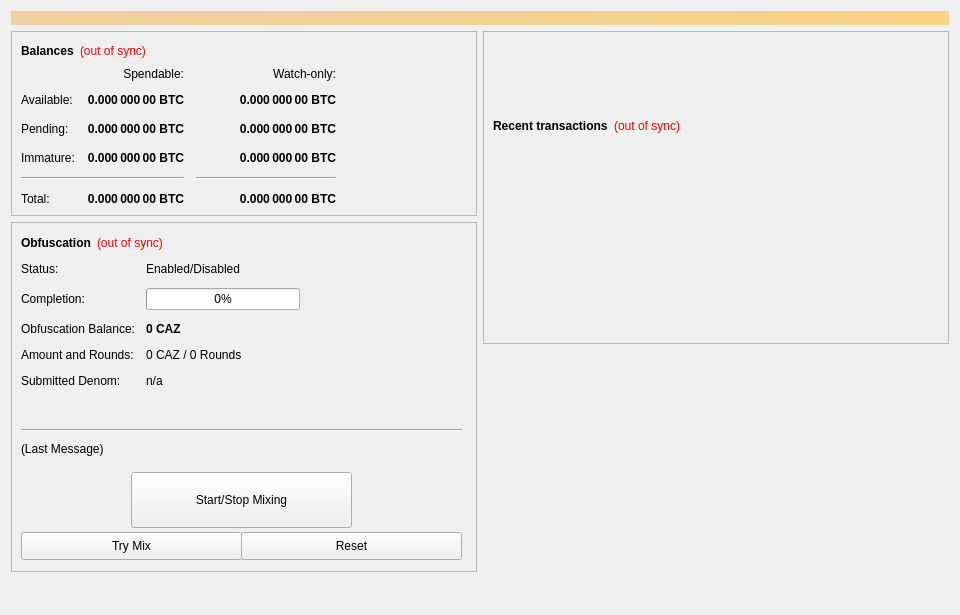
<?xml version="1.0" encoding="UTF-8"?>
<ui version="4.0">
 <class>OverviewPage</class>
 <widget class="QWidget" name="OverviewPage">
  <property name="geometry">
   <rect>
    <x>0</x>
    <y>0</y>
    <width>960</width>
    <height>615</height>
   </rect>
  </property>
  <property name="minimumSize">
   <size>
    <width>960</width>
    <height>0</height>
   </size>
  </property>
  <property name="windowTitle">
   <string>Form</string>
  </property>
  <layout class="QVBoxLayout" name="topLayout">
   <item>
    <widget class="QLabel" name="labelAlerts">
     <property name="visible">
      <bool>false</bool>
     </property>
     <property name="styleSheet">
      <string notr="true">background-color: qlineargradient(x1: 0, y1: 0, x2: 1, y2: 0, stop:0 #F0D0A0, stop:1 #F8D488); color:#000000;</string>
     </property>
     <property name="wordWrap">
      <bool>true</bool>
     </property>
     <property name="margin">
      <number>3</number>
     </property>
    </widget>
   </item>
   <item>
    <layout class="QHBoxLayout" name="horizontalLayout" stretch="1,1">
     <item>
      <layout class="QVBoxLayout" name="verticalLayout_2">
       <item>
        <widget class="QFrame" name="frame">
         <property name="frameShape">
          <enum>QFrame::StyledPanel</enum>
         </property>
         <property name="frameShadow">
          <enum>QFrame::Raised</enum>
         </property>
         <layout class="QVBoxLayout" name="verticalLayout_4">
          <item>
           <layout class="QHBoxLayout" name="horizontalLayout_4">
            <item>
             <widget class="QLabel" name="label_5">
              <property name="font">
               <font>
                <weight>75</weight>
                <bold>true</bold>
               </font>
              </property>
              <property name="text">
               <string>Balances</string>
              </property>
             </widget>
            </item>
            <item>
             <widget class="QLabel" name="labelWalletStatus">
              <property name="cursor">
               <cursorShape>WhatsThisCursor</cursorShape>
              </property>
              <property name="toolTip">
               <string>The displayed information may be out of date. Your wallet automatically synchronizes with the CazCoin network after a connection is established, but this process has not completed yet.</string>
              </property>
              <property name="styleSheet">
               <string notr="true">QLabel { color: red; }</string>
              </property>
              <property name="text">
               <string notr="true">(out of sync)</string>
              </property>
              <property name="alignment">
               <set>Qt::AlignLeading|Qt::AlignLeft|Qt::AlignVCenter</set>
              </property>
             </widget>
            </item>
            <item>
             <spacer name="horizontalSpacer_3">
              <property name="orientation">
               <enum>Qt::Horizontal</enum>
              </property>
              <property name="sizeHint" stdset="0">
               <size>
                <width>40</width>
                <height>20</height>
               </size>
              </property>
             </spacer>
            </item>
           </layout>
          </item>
          <item>
           <layout class="QGridLayout" name="gridLayout">
            <property name="spacing">
             <number>12</number>
            </property>
            <item row="2" column="2">
             <widget class="QLabel" name="labelWatchPending">
              <property name="font">
               <font>
                <weight>75</weight>
                <bold>true</bold>
               </font>
              </property>
              <property name="cursor">
               <cursorShape>IBeamCursor</cursorShape>
              </property>
              <property name="toolTip">
               <string>Unconfirmed transactions to watch-only addresses</string>
              </property>
              <property name="text">
               <string notr="true">0.000 000 00 BTC</string>
              </property>
              <property name="alignment">
               <set>Qt::AlignRight|Qt::AlignTrailing|Qt::AlignVCenter</set>
              </property>
              <property name="textInteractionFlags">
               <set>Qt::LinksAccessibleByMouse|Qt::TextSelectableByKeyboard|Qt::TextSelectableByMouse</set>
              </property>
             </widget>
            </item>
            <item row="2" column="1">
             <widget class="QLabel" name="labelUnconfirmed">
              <property name="font">
               <font>
                <weight>75</weight>
                <bold>true</bold>
               </font>
              </property>
              <property name="cursor">
               <cursorShape>IBeamCursor</cursorShape>
              </property>
              <property name="toolTip">
               <string>Total of transactions that have yet to be confirmed, and do not yet count toward the spendable balance</string>
              </property>
              <property name="text">
               <string notr="true">0.000 000 00 BTC</string>
              </property>
              <property name="alignment">
               <set>Qt::AlignRight|Qt::AlignTrailing|Qt::AlignVCenter</set>
              </property>
              <property name="textInteractionFlags">
               <set>Qt::LinksAccessibleByMouse|Qt::TextSelectableByKeyboard|Qt::TextSelectableByMouse</set>
              </property>
             </widget>
            </item>
            <item row="3" column="2">
             <widget class="QLabel" name="labelWatchImmature">
              <property name="font">
               <font>
                <weight>75</weight>
                <bold>true</bold>
               </font>
              </property>
              <property name="cursor">
               <cursorShape>IBeamCursor</cursorShape>
              </property>
              <property name="toolTip">
               <string>Staked or masternode rewards in watch-only addresses that has not yet matured</string>
              </property>
              <property name="text">
               <string notr="true">0.000 000 00 BTC</string>
              </property>
              <property name="alignment">
               <set>Qt::AlignRight|Qt::AlignTrailing|Qt::AlignVCenter</set>
              </property>
              <property name="textInteractionFlags">
               <set>Qt::LinksAccessibleByMouse|Qt::TextSelectableByKeyboard|Qt::TextSelectableByMouse</set>
              </property>
             </widget>
            </item>
            <item row="4" column="0" colspan="2">
             <widget class="Line" name="lineSpendableBalance">
              <property name="orientation">
               <enum>Qt::Horizontal</enum>
              </property>
             </widget>
            </item>
            <item row="4" column="2">
             <widget class="Line" name="lineWatchBalance">
              <property name="sizePolicy">
               <sizepolicy hsizetype="Preferred" vsizetype="Fixed">
                <horstretch>0</horstretch>
                <verstretch>0</verstretch>
               </sizepolicy>
              </property>
              <property name="minimumSize">
               <size>
                <width>140</width>
                <height>0</height>
               </size>
              </property>
              <property name="orientation">
               <enum>Qt::Horizontal</enum>
              </property>
             </widget>
            </item>
            <item row="5" column="0">
             <widget class="QLabel" name="labelTotalText">
              <property name="text">
               <string>Total:</string>
              </property>
             </widget>
            </item>
            <item row="3" column="1">
             <widget class="QLabel" name="labelImmature">
              <property name="font">
               <font>
                <weight>75</weight>
                <bold>true</bold>
               </font>
              </property>
              <property name="cursor">
               <cursorShape>IBeamCursor</cursorShape>
              </property>
              <property name="toolTip">
               <string>Staked or masternode rewards that has not yet matured</string>
              </property>
              <property name="text">
               <string notr="true">0.000 000 00 BTC</string>
              </property>
              <property name="alignment">
               <set>Qt::AlignRight|Qt::AlignTrailing|Qt::AlignVCenter</set>
              </property>
              <property name="textInteractionFlags">
               <set>Qt::LinksAccessibleByMouse|Qt::TextSelectableByKeyboard|Qt::TextSelectableByMouse</set>
              </property>
             </widget>
            </item>
            <item row="2" column="3">
             <spacer name="horizontalSpacer_2">
              <property name="orientation">
               <enum>Qt::Horizontal</enum>
              </property>
              <property name="sizeHint" stdset="0">
               <size>
                <width>40</width>
                <height>20</height>
               </size>
              </property>
             </spacer>
            </item>
            <item row="3" column="0">
             <widget class="QLabel" name="labelImmatureText">
              <property name="text">
               <string>Immature:</string>
              </property>
             </widget>
            </item>
            <item row="5" column="1">
             <widget class="QLabel" name="labelTotal">
              <property name="font">
               <font>
                <weight>75</weight>
                <bold>true</bold>
               </font>
              </property>
              <property name="cursor">
               <cursorShape>IBeamCursor</cursorShape>
              </property>
              <property name="toolTip">
               <string>Your current total balance</string>
              </property>
              <property name="text">
               <string notr="true">0.000 000 00 BTC</string>
              </property>
              <property name="alignment">
               <set>Qt::AlignRight|Qt::AlignTrailing|Qt::AlignVCenter</set>
              </property>
              <property name="textInteractionFlags">
               <set>Qt::LinksAccessibleByMouse|Qt::TextSelectableByKeyboard|Qt::TextSelectableByMouse</set>
              </property>
             </widget>
            </item>
            <item row="5" column="2">
             <widget class="QLabel" name="labelWatchTotal">
              <property name="font">
               <font>
                <weight>75</weight>
                <bold>true</bold>
               </font>
              </property>
              <property name="cursor">
               <cursorShape>IBeamCursor</cursorShape>
              </property>
              <property name="toolTip">
               <string>Current total balance in watch-only addresses</string>
              </property>
              <property name="text">
               <string notr="true">0.000 000 00 BTC</string>
              </property>
              <property name="alignment">
               <set>Qt::AlignRight|Qt::AlignTrailing|Qt::AlignVCenter</set>
              </property>
              <property name="textInteractionFlags">
               <set>Qt::LinksAccessibleByMouse|Qt::TextSelectableByKeyboard|Qt::TextSelectableByMouse</set>
              </property>
             </widget>
            </item>
            <item row="0" column="2">
             <widget class="QLabel" name="labelWatchonly">
              <property name="text">
               <string>Watch-only:</string>
              </property>
              <property name="alignment">
               <set>Qt::AlignRight|Qt::AlignTrailing|Qt::AlignVCenter</set>
              </property>
             </widget>
            </item>
            <item row="1" column="0">
             <widget class="QLabel" name="labelBalanceText">
              <property name="text">
               <string>Available:</string>
              </property>
             </widget>
            </item>
            <item row="1" column="1">
             <widget class="QLabel" name="labelBalance">
              <property name="font">
               <font>
                <weight>75</weight>
                <bold>true</bold>
               </font>
              </property>
              <property name="cursor">
               <cursorShape>IBeamCursor</cursorShape>
              </property>
              <property name="toolTip">
               <string>Your current spendable balance</string>
              </property>
              <property name="text">
               <string notr="true">0.000 000 00 BTC</string>
              </property>
              <property name="alignment">
               <set>Qt::AlignRight|Qt::AlignTrailing|Qt::AlignVCenter</set>
              </property>
              <property name="textInteractionFlags">
               <set>Qt::LinksAccessibleByMouse|Qt::TextSelectableByKeyboard|Qt::TextSelectableByMouse</set>
              </property>
             </widget>
            </item>
            <item row="1" column="2">
             <widget class="QLabel" name="labelWatchAvailable">
              <property name="font">
               <font>
                <weight>75</weight>
                <bold>true</bold>
               </font>
              </property>
              <property name="cursor">
               <cursorShape>IBeamCursor</cursorShape>
              </property>
              <property name="toolTip">
               <string>Your current balance in watch-only addresses</string>
              </property>
              <property name="text">
               <string notr="true">0.000 000 00 BTC</string>
              </property>
              <property name="alignment">
               <set>Qt::AlignRight|Qt::AlignTrailing|Qt::AlignVCenter</set>
              </property>
              <property name="textInteractionFlags">
               <set>Qt::LinksAccessibleByMouse|Qt::TextSelectableByKeyboard|Qt::TextSelectableByMouse</set>
              </property>
             </widget>
            </item>
            <item row="2" column="0">
             <widget class="QLabel" name="labelPendingText">
              <property name="text">
               <string>Pending:</string>
              </property>
             </widget>
            </item>
            <item row="0" column="1">
             <widget class="QLabel" name="labelSpendable">
              <property name="text">
               <string>Spendable:</string>
              </property>
              <property name="alignment">
               <set>Qt::AlignRight|Qt::AlignTrailing|Qt::AlignVCenter</set>
              </property>
             </widget>
            </item>
           </layout>
          </item>
         </layout>
        </widget>
       </item>
       <item>
        <widget class="QFrame" name="frameObfuscation">
         <property name="minimumSize">
          <size>
           <width>0</width>
           <height>350</height>
          </size>
         </property>
         <property name="layoutDirection">
          <enum>Qt::LeftToRight</enum>
         </property>
         <property name="frameShape">
          <enum>QFrame::StyledPanel</enum>
         </property>
         <property name="frameShadow">
          <enum>QFrame::Raised</enum>
         </property>
         <widget class="QWidget" name="formLayoutWidget">
          <property name="geometry">
           <rect>
            <x>10</x>
            <y>40</y>
            <width>451</width>
            <height>161</height>
           </rect>
          </property>
          <layout class="QFormLayout" name="formLayout">
           <property name="fieldGrowthPolicy">
            <enum>QFormLayout::AllNonFixedFieldsGrow</enum>
           </property>
           <property name="horizontalSpacing">
            <number>11</number>
           </property>
           <property name="verticalSpacing">
            <number>12</number>
           </property>
           <item row="0" column="0">
            <widget class="QLabel" name="label_6">
             <property name="text">
              <string>Status:</string>
             </property>
            </widget>
           </item>
           <item row="1" column="0">
            <widget class="QLabel" name="label_7">
             <property name="text">
              <string>Completion:</string>
             </property>
            </widget>
           </item>
           <item row="1" column="1">
            <widget class="QProgressBar" name="obfuscationProgress">
             <property name="maximumSize">
              <size>
               <width>154</width>
               <height>16777215</height>
              </size>
             </property>
             <property name="value">
              <number>0</number>
             </property>
            </widget>
           </item>
           <item row="2" column="0">
            <widget class="QLabel" name="labelAnonymizedText">
             <property name="text">
              <string>Obfuscation Balance:</string>
             </property>
            </widget>
           </item>
           <item row="2" column="1">
            <widget class="QLabel" name="labelAnonymized">
             <property name="font">
              <font>
               <weight>75</weight>
               <bold>true</bold>
              </font>
             </property>
             <property name="text">
              <string notr="true">0 CAZ</string>
             </property>
            </widget>
           </item>
           <item row="3" column="0">
            <widget class="QLabel" name="label_8">
             <property name="text">
              <string>Amount and Rounds:</string>
             </property>
            </widget>
           </item>
           <item row="3" column="1">
            <widget class="QLabel" name="labelAmountRounds">
             <property name="text">
              <string>0 CAZ / 0 Rounds</string>
             </property>
            </widget>
           </item>
           <item row="4" column="0">
            <widget class="QLabel" name="label_9">
             <property name="text">
              <string>Submitted Denom:</string>
             </property>
            </widget>
           </item>
           <item row="4" column="1">
            <widget class="QLabel" name="labelSubmittedDenom">
             <property name="toolTip">
              <string>The denominations you submitted to the Masternode.&lt;br&gt;To mix, other users must submit the exact same denominations.</string>
             </property>
             <property name="text">
              <string>n/a</string>
             </property>
            </widget>
           </item>
           <item row="0" column="1">
            <widget class="QLabel" name="obfuscationEnabled">
             <property name="text">
              <string>Enabled/Disabled</string>
             </property>
            </widget>
           </item>
          </layout>
         </widget>
         <widget class="QPushButton" name="runAutoDenom">
          <property name="geometry">
           <rect>
            <x>251</x>
            <y>17</y>
            <width>1</width>
            <height>1</height>
           </rect>
          </property>
          <property name="palette">
           <palette>
            <active>
             <colorrole role="WindowText">
              <brush brushstyle="SolidPattern">
               <color alpha="255">
                <red>0</red>
                <green>0</green>
                <blue>0</blue>
               </color>
              </brush>
             </colorrole>
             <colorrole role="Button">
              <brush brushstyle="SolidPattern">
               <color alpha="255">
                <red>239</red>
                <green>238</green>
                <blue>238</blue>
               </color>
              </brush>
             </colorrole>
             <colorrole role="Light">
              <brush brushstyle="SolidPattern">
               <color alpha="255">
                <red>255</red>
                <green>255</green>
                <blue>255</blue>
               </color>
              </brush>
             </colorrole>
             <colorrole role="Midlight">
              <brush brushstyle="SolidPattern">
               <color alpha="255">
                <red>247</red>
                <green>246</green>
                <blue>246</blue>
               </color>
              </brush>
             </colorrole>
             <colorrole role="Dark">
              <brush brushstyle="SolidPattern">
               <color alpha="255">
                <red>119</red>
                <green>119</green>
                <blue>119</blue>
               </color>
              </brush>
             </colorrole>
             <colorrole role="Mid">
              <brush brushstyle="SolidPattern">
               <color alpha="255">
                <red>159</red>
                <green>159</green>
                <blue>159</blue>
               </color>
              </brush>
             </colorrole>
             <colorrole role="Text">
              <brush brushstyle="SolidPattern">
               <color alpha="255">
                <red>0</red>
                <green>0</green>
                <blue>0</blue>
               </color>
              </brush>
             </colorrole>
             <colorrole role="BrightText">
              <brush brushstyle="SolidPattern">
               <color alpha="255">
                <red>255</red>
                <green>255</green>
                <blue>255</blue>
               </color>
              </brush>
             </colorrole>
             <colorrole role="ButtonText">
              <brush brushstyle="SolidPattern">
               <color alpha="255">
                <red>0</red>
                <green>0</green>
                <blue>0</blue>
               </color>
              </brush>
             </colorrole>
             <colorrole role="Base">
              <brush brushstyle="SolidPattern">
               <color alpha="255">
                <red>255</red>
                <green>255</green>
                <blue>255</blue>
               </color>
              </brush>
             </colorrole>
             <colorrole role="Window">
              <brush brushstyle="SolidPattern">
               <color alpha="255">
                <red>239</red>
                <green>238</green>
                <blue>238</blue>
               </color>
              </brush>
             </colorrole>
             <colorrole role="Shadow">
              <brush brushstyle="SolidPattern">
               <color alpha="255">
                <red>0</red>
                <green>0</green>
                <blue>0</blue>
               </color>
              </brush>
             </colorrole>
             <colorrole role="AlternateBase">
              <brush brushstyle="SolidPattern">
               <color alpha="255">
                <red>247</red>
                <green>246</green>
                <blue>246</blue>
               </color>
              </brush>
             </colorrole>
             <colorrole role="ToolTipBase">
              <brush brushstyle="SolidPattern">
               <color alpha="255">
                <red>255</red>
                <green>255</green>
                <blue>220</blue>
               </color>
              </brush>
             </colorrole>
             <colorrole role="ToolTipText">
              <brush brushstyle="SolidPattern">
               <color alpha="255">
                <red>0</red>
                <green>0</green>
                <blue>0</blue>
               </color>
              </brush>
             </colorrole>
            </active>
            <inactive>
             <colorrole role="WindowText">
              <brush brushstyle="SolidPattern">
               <color alpha="255">
                <red>0</red>
                <green>0</green>
                <blue>0</blue>
               </color>
              </brush>
             </colorrole>
             <colorrole role="Button">
              <brush brushstyle="SolidPattern">
               <color alpha="255">
                <red>239</red>
                <green>238</green>
                <blue>238</blue>
               </color>
              </brush>
             </colorrole>
             <colorrole role="Light">
              <brush brushstyle="SolidPattern">
               <color alpha="255">
                <red>255</red>
                <green>255</green>
                <blue>255</blue>
               </color>
              </brush>
             </colorrole>
             <colorrole role="Midlight">
              <brush brushstyle="SolidPattern">
               <color alpha="255">
                <red>247</red>
                <green>246</green>
                <blue>246</blue>
               </color>
              </brush>
             </colorrole>
             <colorrole role="Dark">
              <brush brushstyle="SolidPattern">
               <color alpha="255">
                <red>119</red>
                <green>119</green>
                <blue>119</blue>
               </color>
              </brush>
             </colorrole>
             <colorrole role="Mid">
              <brush brushstyle="SolidPattern">
               <color alpha="255">
                <red>159</red>
                <green>159</green>
                <blue>159</blue>
               </color>
              </brush>
             </colorrole>
             <colorrole role="Text">
              <brush brushstyle="SolidPattern">
               <color alpha="255">
                <red>0</red>
                <green>0</green>
                <blue>0</blue>
               </color>
              </brush>
             </colorrole>
             <colorrole role="BrightText">
              <brush brushstyle="SolidPattern">
               <color alpha="255">
                <red>255</red>
                <green>255</green>
                <blue>255</blue>
               </color>
              </brush>
             </colorrole>
             <colorrole role="ButtonText">
              <brush brushstyle="SolidPattern">
               <color alpha="255">
                <red>0</red>
                <green>0</green>
                <blue>0</blue>
               </color>
              </brush>
             </colorrole>
             <colorrole role="Base">
              <brush brushstyle="SolidPattern">
               <color alpha="255">
                <red>255</red>
                <green>255</green>
                <blue>255</blue>
               </color>
              </brush>
             </colorrole>
             <colorrole role="Window">
              <brush brushstyle="SolidPattern">
               <color alpha="255">
                <red>239</red>
                <green>238</green>
                <blue>238</blue>
               </color>
              </brush>
             </colorrole>
             <colorrole role="Shadow">
              <brush brushstyle="SolidPattern">
               <color alpha="255">
                <red>0</red>
                <green>0</green>
                <blue>0</blue>
               </color>
              </brush>
             </colorrole>
             <colorrole role="AlternateBase">
              <brush brushstyle="SolidPattern">
               <color alpha="255">
                <red>247</red>
                <green>246</green>
                <blue>246</blue>
               </color>
              </brush>
             </colorrole>
             <colorrole role="ToolTipBase">
              <brush brushstyle="SolidPattern">
               <color alpha="255">
                <red>255</red>
                <green>255</green>
                <blue>220</blue>
               </color>
              </brush>
             </colorrole>
             <colorrole role="ToolTipText">
              <brush brushstyle="SolidPattern">
               <color alpha="255">
                <red>0</red>
                <green>0</green>
                <blue>0</blue>
               </color>
              </brush>
             </colorrole>
            </inactive>
            <disabled>
             <colorrole role="WindowText">
              <brush brushstyle="SolidPattern">
               <color alpha="255">
                <red>119</red>
                <green>119</green>
                <blue>119</blue>
               </color>
              </brush>
             </colorrole>
             <colorrole role="Button">
              <brush brushstyle="SolidPattern">
               <color alpha="255">
                <red>239</red>
                <green>238</green>
                <blue>238</blue>
               </color>
              </brush>
             </colorrole>
             <colorrole role="Light">
              <brush brushstyle="SolidPattern">
               <color alpha="255">
                <red>255</red>
                <green>255</green>
                <blue>255</blue>
               </color>
              </brush>
             </colorrole>
             <colorrole role="Midlight">
              <brush brushstyle="SolidPattern">
               <color alpha="255">
                <red>247</red>
                <green>246</green>
                <blue>246</blue>
               </color>
              </brush>
             </colorrole>
             <colorrole role="Dark">
              <brush brushstyle="SolidPattern">
               <color alpha="255">
                <red>119</red>
                <green>119</green>
                <blue>119</blue>
               </color>
              </brush>
             </colorrole>
             <colorrole role="Mid">
              <brush brushstyle="SolidPattern">
               <color alpha="255">
                <red>159</red>
                <green>159</green>
                <blue>159</blue>
               </color>
              </brush>
             </colorrole>
             <colorrole role="Text">
              <brush brushstyle="SolidPattern">
               <color alpha="255">
                <red>119</red>
                <green>119</green>
                <blue>119</blue>
               </color>
              </brush>
             </colorrole>
             <colorrole role="BrightText">
              <brush brushstyle="SolidPattern">
               <color alpha="255">
                <red>255</red>
                <green>255</green>
                <blue>255</blue>
               </color>
              </brush>
             </colorrole>
             <colorrole role="ButtonText">
              <brush brushstyle="SolidPattern">
               <color alpha="255">
                <red>119</red>
                <green>119</green>
                <blue>119</blue>
               </color>
              </brush>
             </colorrole>
             <colorrole role="Base">
              <brush brushstyle="SolidPattern">
               <color alpha="255">
                <red>239</red>
                <green>238</green>
                <blue>238</blue>
               </color>
              </brush>
             </colorrole>
             <colorrole role="Window">
              <brush brushstyle="SolidPattern">
               <color alpha="255">
                <red>239</red>
                <green>238</green>
                <blue>238</blue>
               </color>
              </brush>
             </colorrole>
             <colorrole role="Shadow">
              <brush brushstyle="SolidPattern">
               <color alpha="255">
                <red>0</red>
                <green>0</green>
                <blue>0</blue>
               </color>
              </brush>
             </colorrole>
             <colorrole role="AlternateBase">
              <brush brushstyle="SolidPattern">
               <color alpha="255">
                <red>239</red>
                <green>238</green>
                <blue>238</blue>
               </color>
              </brush>
             </colorrole>
             <colorrole role="ToolTipBase">
              <brush brushstyle="SolidPattern">
               <color alpha="255">
                <red>255</red>
                <green>255</green>
                <blue>220</blue>
               </color>
              </brush>
             </colorrole>
             <colorrole role="ToolTipText">
              <brush brushstyle="SolidPattern">
               <color alpha="255">
                <red>0</red>
                <green>0</green>
                <blue>0</blue>
               </color>
              </brush>
             </colorrole>
            </disabled>
           </palette>
          </property>
          <property name="focusPolicy">
           <enum>Qt::NoFocus</enum>
          </property>
          <property name="autoFillBackground">
           <bool>true</bool>
          </property>
          <property name="text">
           <string/>
          </property>
          <property name="flat">
           <bool>true</bool>
          </property>
         </widget>
         <widget class="QPushButton" name="toggleObfuscation">
          <property name="geometry">
           <rect>
            <x>120</x>
            <y>250</y>
            <width>221</width>
            <height>56</height>
           </rect>
          </property>
          <property name="sizePolicy">
           <sizepolicy hsizetype="MinimumExpanding" vsizetype="Fixed">
            <horstretch>0</horstretch>
            <verstretch>0</verstretch>
           </sizepolicy>
          </property>
          <property name="text">
           <string>Start/Stop Mixing</string>
          </property>
         </widget>
         <widget class="Line" name="lineLastMessage">
          <property name="geometry">
           <rect>
            <x>10</x>
            <y>200</y>
            <width>441</width>
            <height>16</height>
           </rect>
          </property>
          <property name="orientation">
           <enum>Qt::Horizontal</enum>
          </property>
         </widget>
         <widget class="QLabel" name="obfuscationStatus">
          <property name="geometry">
           <rect>
            <x>10</x>
            <y>220</y>
            <width>451</width>
            <height>61</height>
           </rect>
          </property>
          <property name="minimumSize">
           <size>
            <width>288</width>
            <height>43</height>
           </size>
          </property>
          <property name="text">
           <string>(Last Message)</string>
          </property>
          <property name="alignment">
           <set>Qt::AlignLeading|Qt::AlignLeft|Qt::AlignTop</set>
          </property>
          <property name="wordWrap">
           <bool>true</bool>
          </property>
         </widget>
         <widget class="QPushButton" name="obfuscationAuto">
          <property name="geometry">
           <rect>
            <x>10</x>
            <y>310</y>
            <width>221</width>
            <height>28</height>
           </rect>
          </property>
          <property name="sizePolicy">
           <sizepolicy hsizetype="MinimumExpanding" vsizetype="Fixed">
            <horstretch>0</horstretch>
            <verstretch>0</verstretch>
           </sizepolicy>
          </property>
          <property name="toolTip">
           <string>Try to manually submit a Obfuscation request.</string>
          </property>
          <property name="text">
           <string>Try Mix</string>
          </property>
         </widget>
         <widget class="QPushButton" name="obfuscationReset">
          <property name="geometry">
           <rect>
            <x>230</x>
            <y>310</y>
            <width>221</width>
            <height>28</height>
           </rect>
          </property>
          <property name="sizePolicy">
           <sizepolicy hsizetype="MinimumExpanding" vsizetype="Fixed">
            <horstretch>0</horstretch>
            <verstretch>0</verstretch>
           </sizepolicy>
          </property>
          <property name="toolTip">
           <string>Reset the current status of Obfuscation (can interrupt Obfuscation if it's in the process of Mixing, which can cost you money!)</string>
          </property>
          <property name="autoFillBackground">
           <bool>false</bool>
          </property>
          <property name="text">
           <string>Reset</string>
          </property>
         </widget>
         <widget class="QWidget" name="layoutWidget">
          <property name="geometry">
           <rect>
            <x>10</x>
            <y>10</y>
            <width>431</width>
            <height>22</height>
           </rect>
          </property>
          <layout class="QHBoxLayout" name="horizontalLayout_5">
           <item>
            <widget class="QLabel" name="label_2">
             <property name="font">
              <font>
               <weight>75</weight>
               <bold>true</bold>
              </font>
             </property>
             <property name="text">
              <string>Obfuscation</string>
             </property>
            </widget>
           </item>
           <item>
            <widget class="QLabel" name="labelObfuscationSyncStatus">
             <property name="toolTip">
              <string>The displayed information may be out of date. Your wallet automatically synchronizes with the CazCoin network after a connection is established, but this process has not completed yet.</string>
             </property>
             <property name="styleSheet">
              <string notr="true">QLabel { color: red; }</string>
             </property>
             <property name="text">
              <string notr="true">(out of sync)</string>
             </property>
             <property name="alignment">
              <set>Qt::AlignLeading|Qt::AlignLeft|Qt::AlignVCenter</set>
             </property>
            </widget>
           </item>
           <item>
            <spacer name="horizontalSpacer_4">
             <property name="orientation">
              <enum>Qt::Horizontal</enum>
             </property>
             <property name="sizeHint" stdset="0">
              <size>
               <width>40</width>
               <height>20</height>
              </size>
             </property>
            </spacer>
           </item>
          </layout>
         </widget>
        </widget>
       </item>
       <item>
        <spacer name="verticalSpacer">
         <property name="orientation">
          <enum>Qt::Vertical</enum>
         </property>
         <property name="sizeHint" stdset="0">
          <size>
           <width>20</width>
           <height>40</height>
          </size>
         </property>
        </spacer>
       </item>
      </layout>
     </item>
     <item>
      <layout class="QVBoxLayout" name="verticalLayout_3">
       <item>
        <widget class="QFrame" name="frame_2">
         <property name="frameShape">
          <enum>QFrame::StyledPanel</enum>
         </property>
         <property name="frameShadow">
          <enum>QFrame::Raised</enum>
         </property>
         <layout class="QVBoxLayout" name="verticalLayout">
          <item>
           <spacer name="verticalSpacer_3">
            <property name="orientation">
             <enum>Qt::Vertical</enum>
            </property>
            <property name="sizeType">
             <enum>QSizePolicy::Fixed</enum>
            </property>
            <property name="sizeHint" stdset="0">
             <size>
              <width>20</width>
              <height>75</height>
             </size>
            </property>
           </spacer>
          </item>
          <item>
           <layout class="QHBoxLayout" name="horizontalLayout_2">
            <item>
             <widget class="QLabel" name="label_4">
              <property name="font">
               <font>
                <weight>75</weight>
                <bold>true</bold>
               </font>
              </property>
              <property name="text">
               <string>Recent transactions</string>
              </property>
             </widget>
            </item>
            <item>
             <widget class="QLabel" name="labelTransactionsStatus">
              <property name="cursor">
               <cursorShape>WhatsThisCursor</cursorShape>
              </property>
              <property name="toolTip">
               <string>The displayed information may be out of date. Your wallet automatically synchronizes with the CazCoin network after a connection is established, but this process has not completed yet.</string>
              </property>
              <property name="styleSheet">
               <string notr="true">QLabel { color: red; }</string>
              </property>
              <property name="text">
               <string notr="true">(out of sync)</string>
              </property>
              <property name="alignment">
               <set>Qt::AlignRight|Qt::AlignTrailing|Qt::AlignVCenter</set>
              </property>
             </widget>
            </item>
            <item>
             <spacer name="horizontalSpacer">
              <property name="orientation">
               <enum>Qt::Horizontal</enum>
              </property>
              <property name="sizeHint" stdset="0">
               <size>
                <width>40</width>
                <height>20</height>
               </size>
              </property>
             </spacer>
            </item>
           </layout>
          </item>
          <item>
           <widget class="QListView" name="listTransactions">
            <property name="styleSheet">
             <string notr="true">QListView { background: transparent; }</string>
            </property>
            <property name="frameShape">
             <enum>QFrame::NoFrame</enum>
            </property>
            <property name="verticalScrollBarPolicy">
             <enum>Qt::ScrollBarAlwaysOff</enum>
            </property>
            <property name="horizontalScrollBarPolicy">
             <enum>Qt::ScrollBarAlwaysOff</enum>
            </property>
            <property name="selectionMode">
             <enum>QAbstractItemView::NoSelection</enum>
            </property>
           </widget>
          </item>
         </layout>
        </widget>
       </item>
       <item>
        <spacer name="verticalSpacer_2">
         <property name="orientation">
          <enum>Qt::Vertical</enum>
         </property>
         <property name="sizeType">
          <enum>QSizePolicy::Expanding</enum>
         </property>
         <property name="sizeHint" stdset="0">
          <size>
           <width>20</width>
           <height>40</height>
          </size>
         </property>
        </spacer>
       </item>
      </layout>
     </item>
    </layout>
   </item>
  </layout>
 </widget>
 <resources/>
 <connections/>
</ui>
